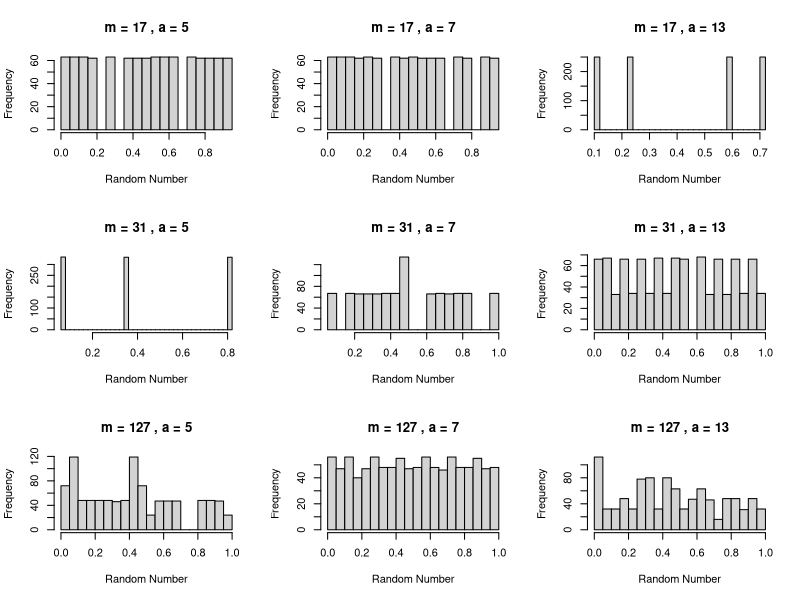
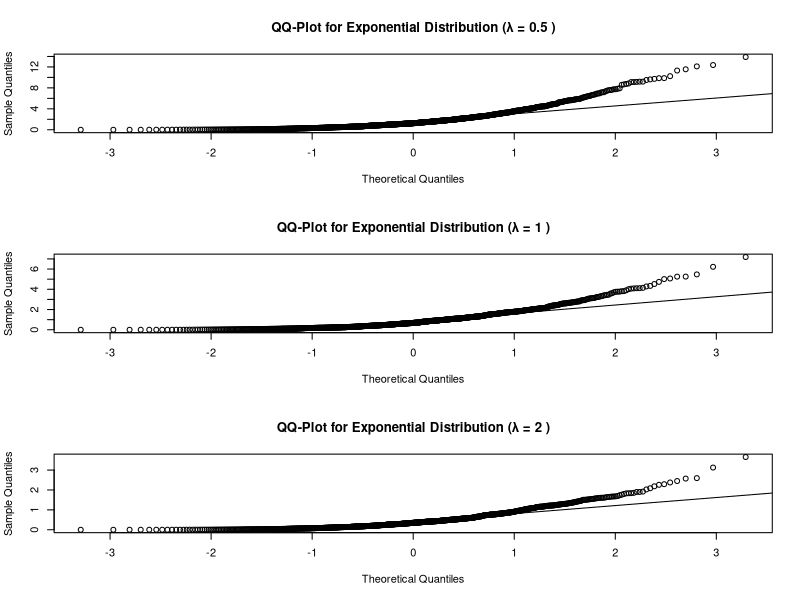
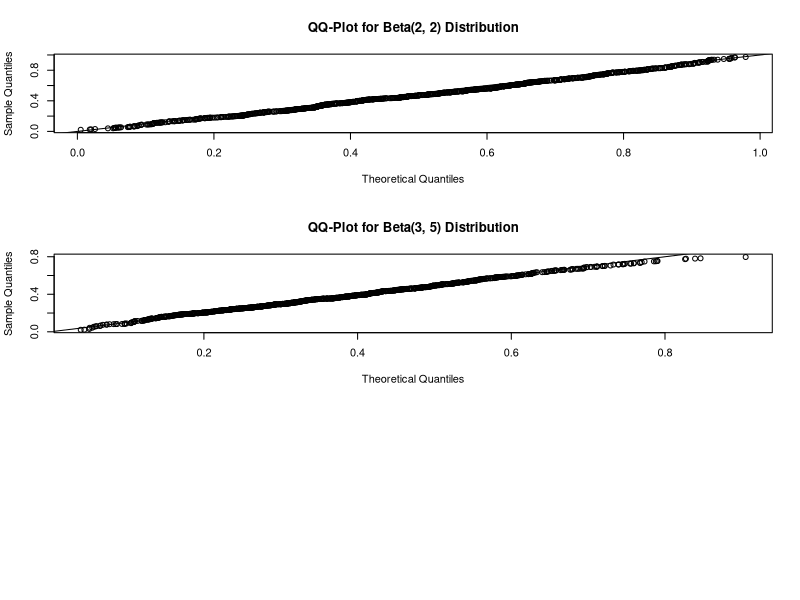

Recreate these plots in R, in order.
## ---- chunk 1
knitr::opts_chunk$set(echo = TRUE)
## ---- chunk 2
# Linear Congruential Random Number Generator Function
lcg <- function(n, m, a, c, seed) {
  x <- numeric(n)  # Vector to hold generated numbers
  x[1] <- seed
  
  for (i in 2:n) {
    x[i] <- (a * x[i-1] + c) %% m  # Update state
  }
  
  return(x / m)  # Normalize to [0, 1]
}

# Parameters
n_samples <- 1000
m_values <- c(17, 31, 127)  # Different moduli
a_values <- c(5, 7, 13)      # Different multipliers
c <- 1                        # Increment
seed <- 2                     # Initial seed

# Generate and plot pseudo-random numbers
par(mfrow = c(length(m_values), length(a_values)))  # Create a plotting area
for (m in m_values) {
  for (a in a_values) {
    rand_numbers <- lcg(n_samples, m, a, c, seed)
    hist(rand_numbers, main = paste("m =", m, ", a =", a), xlab = "Random Number", breaks = 30)
  }
}

## ---- chunk 3
# Function to generate random samples from an exponential distribution
exponential_sample <- function(n, lambda) {
  U <- runif(n)  # Generate uniform random variables
  X <- -log(U) / lambda  # Apply inverse CDF
  return(X)
}

# Parameters for three different values of lambda
lambda_values <- c(0.5, 1, 2)

# Generate samples and evaluate with QQ plots
par(mfrow = c(3, 1))  # Setup plotting area
for (lambda in lambda_values) {
  samples <- exponential_sample(1000, lambda)
  qqnorm(samples, main = paste("QQ-Plot for Exponential Distribution (λ =", lambda, ")"))
  qqline(samples)
}

## ---- chunk 4
# Beta distribution PDF (unnormalized version for rejection sampling)
beta_pdf <- function(x, alpha, beta) {
  return(x^(alpha - 1) * (1 - x)^(beta - 1))
}

# Function to sample from Beta distribution using acceptance-rejection method
beta_sample_ar <- function(n, alpha, beta) {
  samples <- numeric(n)  # Vector to hold accepted samples
  accepted <- 0          # Counter for accepted samples
  
  # Constant 'c' should be the maximum of the Beta(alpha, beta) PDF on [0, 1].
  # For simplicity, the constant can be approximated by evaluating at the mode:
  # Mode of Beta(alpha, beta) = (alpha - 1) / (alpha + beta - 2) for alpha, beta > 1
  mode <- (alpha - 1) / (alpha + beta - 2)
  c <- beta_pdf(mode, alpha, beta)  # Compute maximum of the unnormalized PDF
  
  while (accepted < n) {
    y <- runif(1)  # Sample from proposal distribution (Uniform)
    u <- runif(1)  # Sample from Uniform(0, 1) for acceptance/rejection
    
    # Accept/Reject condition based on Beta PDF
    if (u <= beta_pdf(y, alpha, beta) / c) {
      accepted <- accepted + 1
      samples[accepted] <- y
    }
  }
  
  return(samples)
}

# Generate samples from Beta(2, 2) using acceptance-rejection
beta_samples_2_2 <- beta_sample_ar(1000, 2, 2)

# QQ-plot to compare generated samples with the true Beta(2, 2) distribution
true_samples_2_2 <- rbeta(1000, 2, 2)
qqplot(true_samples_2_2, beta_samples_2_2, main = "QQ-Plot for Beta(2, 2) Distribution", 
       xlab = "Theoretical Quantiles", ylab = "Sample Quantiles")
abline(0, 1)


## ---- chunk 5
# Generate samples from Beta(3, 5) using acceptance-rejection
beta_samples_3_5 <- beta_sample_ar(1000, 3, 5)

# QQ-plot to compare generated samples with the true Beta(3, 5) distribution
true_samples_3_5 <- rbeta(1000, 3, 5)
qqplot(true_samples_3_5, beta_samples_3_5, main = "QQ-Plot for Beta(3, 5) Distribution", 
       xlab = "Theoretical Quantiles", ylab = "Sample Quantiles")
abline(0, 1)

